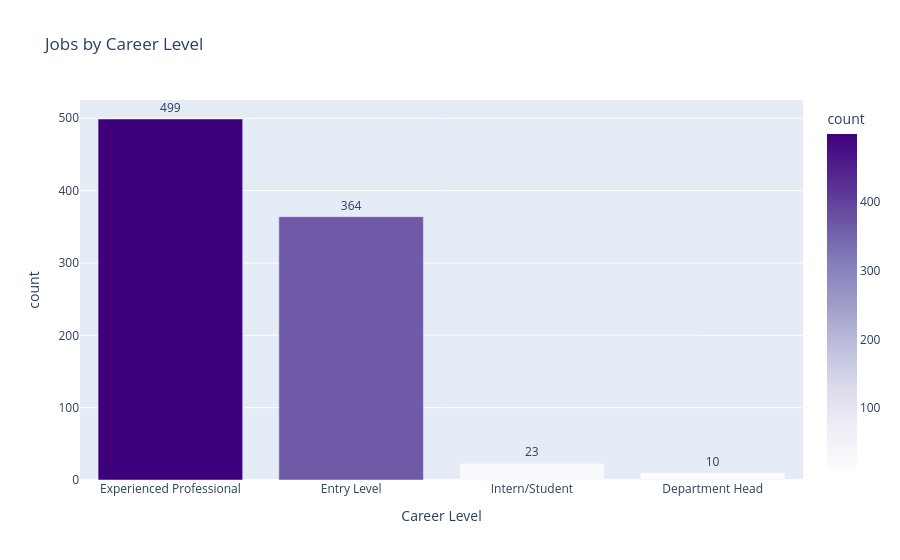

This figure's notebook cell:
### Code cell
# --- Career Level Distribution ---
career_counts = df['Career Level'].value_counts().reset_index()
career_counts.columns = ['Career Level', 'count']

fig = px.bar(
    career_counts,
    x='Career Level', y='count',
    title='Jobs by Career Level',
    color='count',
    color_continuous_scale='Purples',
    text='count'
)
fig.update_traces(texttemplate='%{text:,}', textposition='outside')
fig.update_layout(showlegend=False)
fig.show()

### Figure 1 — Plotly figure (JSON) as saved in the notebook; plotly's stock layout.template omitted (floating-point values rounded to 4 significant figures)
{"data": [{"hovertemplate": "Career Level=%{x}<br>count=%{marker.color}<extra></extra>", "legendgroup": "", "marker": {"color": [499, 364, 23, 10], "coloraxis": "coloraxis", "pattern": {"shape": ""}}, "name": "", "orientation": "v", "showlegend": false, "text": [499.0, 364.0, 23.0, 10.0], "textposition": "outside", "texttemplate": "%{text:,}", "type": "bar", "x": ["Experienced Professional", "Entry Level", "Intern/Student", "Department Head"], "xaxis": "x", "y": [499, 364, 23, 10], "yaxis": "y"}], "layout": {"barmode": "relative", "coloraxis": {"colorbar": {"title": {"text": "count"}}, "colorscale": [[0, "rgb(252,251,253)"], [0.125, "rgb(239,237,245)"], [0.25, "rgb(218,218,235)"], [0.375, "rgb(188,189,220)"], [0.5, "rgb(158,154,200)"], [0.625, "rgb(128,125,186)"], [0.75, "rgb(106,81,163)"], [0.875, "rgb(84,39,143)"], [1, "rgb(63,0,125)"]]}, "legend": {"tracegroupgap": 0}, "showlegend": false, "title": {"text": "Jobs by Career Level"}, "xaxis": {"anchor": "y", "domain": [0, 1], "title": {"text": "Career Level"}}, "yaxis": {"anchor": "x", "domain": [0, 1], "title": {"text": "count"}}}}
